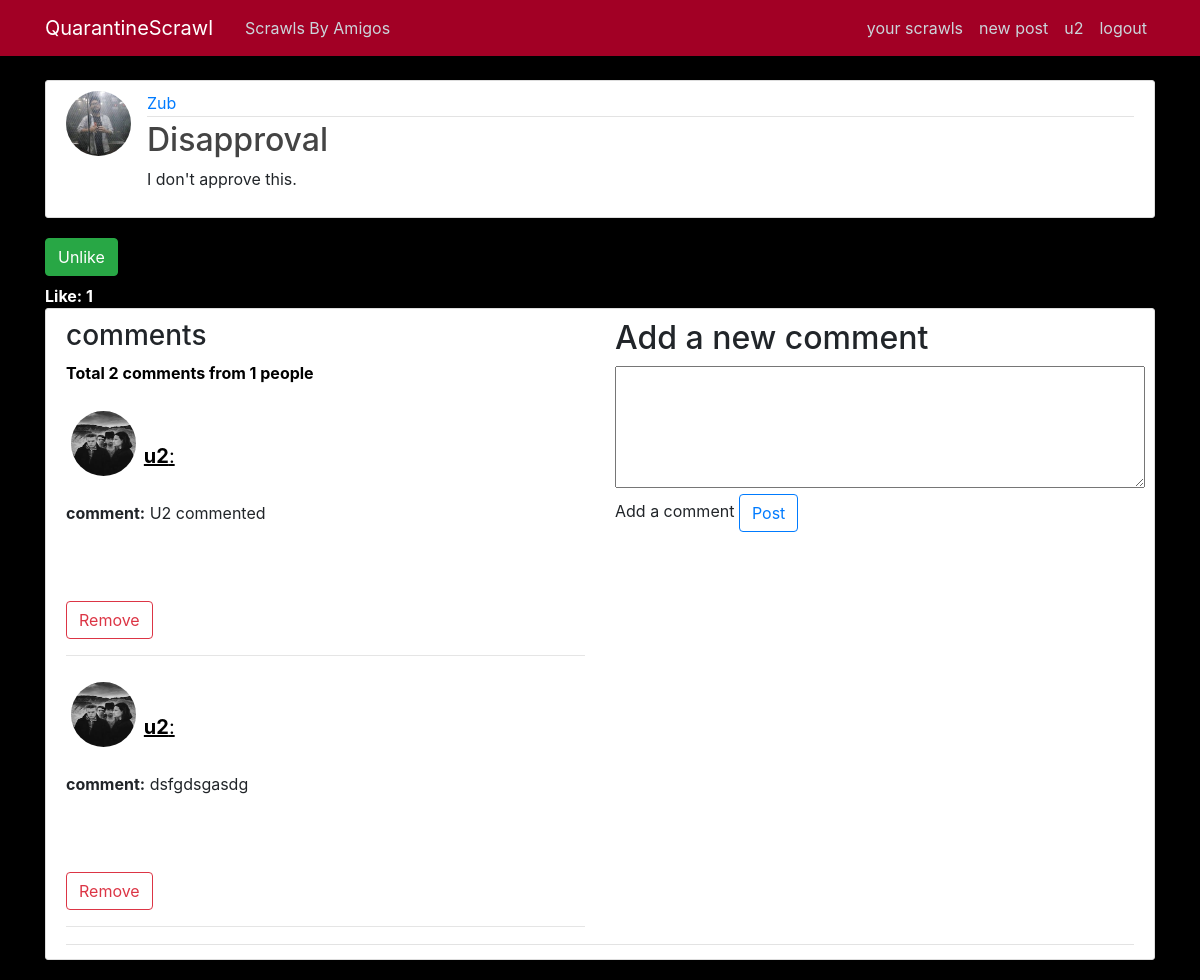
The page /post/49/ (signed in) on the database its author committed.
### blog/models.py (models this page shows, shortened)
class Post(models.Model):
    title = models.CharField(max_length=100)
    content = RichTextUploadingField()
    date = models.DateTimeField(default=timezone.now)
    author = models.ForeignKey(User, on_delete=models.CASCADE)
    liked = models.ManyToManyField(User, related_name="liked", default=None, blank=True)
    commented = models.ManyToManyField(
        User, related_name="commented", default=None, blank=True
    )
    created = models.DateTimeField(auto_now=True)
    updated = models.DateTimeField(auto_now_add=True)

class Comment(models.Model):
    user = models.ForeignKey(User, on_delete=models.CASCADE)
    post = models.ForeignKey(Post, on_delete=models.CASCADE)
    user_comment = models.TextField(default=None, blank=True)
    created = models.DateTimeField(auto_now=True)
    updated = models.DateTimeField(auto_now_add=True)

### users/models.py (models this page shows, shortened)
class Profile(models.Model):
    user = models.OneToOneField(User, on_delete=models.CASCADE)
    image = models.ImageField(default="poseidon.jpg", upload_to="profile_pics")
    follow = models.ManyToManyField(User, related_name="followers", blank=True)
    follower = models.ManyToManyField(User, related_name="follows", blank=True)

### blog/views.py (the view)
# urls.py: path("post/<int:pk>/", PostDetailedView.as_view(), name="post-detail"),
class PostDetailedView(LoginRequiredMixin, DetailView):
    model = Post
    def get_object(self, **kwargs):  # getting the pk from the url
        pk = self.kwargs.get("pk")
        post_id = Post.objects.get(id=pk)
        return post_id
    def get_context_data(self, **kwargs):
        context = super().get_context_data(**kwargs)
        post_id = self.get_object()
        loggedInProfile = Profile.objects.get(user=self.request.user)
        if post_id.author in loggedInProfile.follow.all():
            displayReactionButton = True
        else:
            displayReactionButton = False
        if (
            post_id.author in loggedInProfile.follow.all()
            or post_id.author == loggedInProfile.user
        ):
            displayCommentSection = True
        else:
            displayCommentSection = False
        context["displayReactionButton"] = displayReactionButton
        context["displayCommentSection"] = displayCommentSection
        context["post"] = Post.objects.get(id=post_id.id)
        context["user"] = loggedInProfile.user
        context["comments"] = Comment.objects.filter(post=post_id)
        context["comment_form"] = CommentForm()
        return context

### blog/forms.py
class CommentForm(forms.ModelForm):
    class Meta:
        model = Comment
        fields = ["user_comment"]

### blog/templates/blog/post_detail.html (shortened to what this page needs)
{% extends "blog/base.html" %}
{% load static %}
{% block bootstrapClass %}
<link rel="stylesheet" type="text/css" href="{% static 'blog/blog-css/post-details.css' %}">
 {% endblock %}
{% block content %}
  <article class="media content-section">
    <img class="rounded-circle article-img" src="{{ post.author.profile.image.url }}">
    <div class="media-body">
      <div class="article-metadata">
        <a class="mr-2" href="#">{{ post.author }}</a>
      </div>
      <h2 class="article-title">{{ post.title }}</h2>
      <p class="article-content">{{ post.content|safe }}</p>
    </div>
  </article>
  {% if displayReactionButton %}
    <form action="{% url 'like-post' %}" method="POST">
      {% if user not in post.liked.all %}
      <button type="submit" class="btn btn-primary mb-2">Like</button>
      {% else %}
      <button type="submit" class="btn btn-success mb-2">Unlike</button>
      {% endif %}
    </form>
  {% endif %}
  {% if post.liked.all.count < 2 %}
  <strong style="color: white;">Like: {{post.liked.all.count}}</strong>
{% else %}
<strong style="color: white;">Likes: {{post.liked.all.count}}</strong>
{% endif %}
  {% if displayCommentSection %}
  <article class="media content-section">
    <div class="media-body">
      <div class="article-metadata">
        <div class="row">
          <div class="col-6">
        <h3>comments</h3>
        <strong><p style="color:black">Total {{comments.all.count}} comments from {{post.commented.all.count}} people</p></strong>
            {% for comment in comments%}
            <div class="post-detail-comment-section-wrap">
              <div class="post-detail-each-comment">
                <img class="post-detail-profile-picture rounded-circle article-img" src="{{ comment.user.profile.image.url }}">
               <a href="{% url 'user-posts' comment.user %}"><p class="post-detail-commented-by" > <strong>{{comment.user}}</strong>:  </p></a>
                <p class='post-detail-comment' ><strong>comment:</strong>  {{comment.user_comment}} </p>
              </div>
              {% if comment.user == request.user %}
              <form action="{% url 'remove-comment' %}" method="POST">
                <button class="btn btn-outline-danger"  name='comment_id' value={{comment.id}} type="submit">Remove</button>
              </form>
              {% endif %}
            </div>
            <hr style='color:black'>
            {% endfor %}
          </div>
          <div class="col-4">
        <h2>Add a new comment</h2>
        <form action="{% url 'comment-post'  %}" method="POST">
              <textarea  name="user_comment_from_form" value="{{comments.user_comment}}" id="comment" rows="5" cols="50" tabindex="10"  required="required"></textarea>
              <label for="comment" class="required">Add a comment</label>
              <button class=" btn btn-outline-primary" type="submit">Post</button>
          </div>
      </div>
    </div>
  </article>
  {%else%}
  <h3 style="color:white">Total {{post.commented.all.count}} people commented</h3>
  {% endif %}
{% endblock content %}

### blog/templates/blog/base.html (shortened to what this page needs)
{% load static %}
<!DOCTYPE html>
<html>
<head>
    <link rel="stylesheet" href="https://maxcdn.bootstrapcdn.com/bootstrap/4.0.0/css/bootstrap.min.css">
    <link rel="stylesheet" type="text/css" href="{% static 'blog/blog-css/main.css' %}">
    <link rel="stylesheet" type="text/css" href="{% static 'users/profile.css' %}">
    {% block bootstrapClass %}  {% endblock %}
</head>
<body>
    <header class="site-header">
      <nav class="navbar navbar-expand-md navbar-dark navbar-bg-steel fixed-top">
        <div class="container">
          <a class="navbar-brand mr-4" href="{% url 'home' %}">QuarantineScrawl</a>
          <div class="collapse navbar-collapse" id="navbarToggle">
            <div class="navbar-nav mr-auto">
              <a class="nav-item nav-link" href="{% url 'amigos-home' %}">Scrawls By Amigos</a>
            </div>
            <div class="navbar-nav">
              {% if user.is_authenticated %}
              <a class="nav-item nav-link" href="{% url 'user-posts' user.username  %}"> your scrawls</a>
              <a class="nav-item nav-link" href="{% url 'post-create' %}"> new post</a>
              <a class="nav-item nav-link" href="{% url 'profile' %}">{{user.username}}</a>
              <a class="nav-item nav-link" href="{% url 'logout' %}">logout</a>
              {% else %}
              <a class="nav-item nav-link" href="{% url 'login' %}">Login</a>
              <a class="nav-item nav-link" href="{% url 'register' %}">Register</a>
              {% endif %}
            </div>
          </div>
        </div>
      </nav>
    </header>
    <main role="main" class="container">
          {% block content %}{% endblock %}
    </main>
</body>
</html>

### blog/static/blog/blog-css/main.css (style rules this page uses)
body { background-color: black; margin-top: 5rem; }
.navbar-bg-steel { background-color: #a20025; }
.site-header .navbar-nav .nav-link { color: #cbd5db; font-weight: 400; }
.content-section { background: #ffffff; padding: 10px 20px; border: 1px solid #dddddd; border-radius: 3px; margin-bottom: 20px; }
.article-title { color: #444444; }
.article-content { white-space: pre-line; }
.article-img { height: 65px; width: 65px; margin-right: 16px; border-radius: 20px; }
.article-metadata { padding-bottom: 1px; margin-bottom: 4px; border-bottom: 1px solid #e3e3e3; }

### users/static/users/users-css/profile.css (style rules this page uses)
* { margin: 0px; padding: 0px; box-sizing: border-box; }

### blog/static/blog/blog-css/post-details.css (style rules this page uses)
* { margin: 0; padding: 0; box-sizing: border-box; }
.post-detail-each-comment { height: 25vh; position: relative; }
.post-detail-profile-picture { position: absolute; top: 5%; left: 1%; }
.post-detail-commented-by { position: absolute; top: 20%; left: 15%; text-decoration: underline; color: black; font-size: 20px; }
.post-detail-comment { position: absolute; top: 50%; }

### rows shown on the page
Post: author.profile.image (picture), author "Zub", title "Disapproval", content "I don't approve this.", liked.all.count "1", commented.all.count "1"
Comment: user.profile.image (picture), user "u2", user_comment "U2 commented", {{ comment.id }} 20 (drawn)
Comment: user.profile.image (picture), user "u2", user_comment "dsfgdsgasdg", {{ comment.id }} 21 (drawn)

### other values the page prints
{{ user.username }} "u2"
{{ comments.all.count }} "2"
